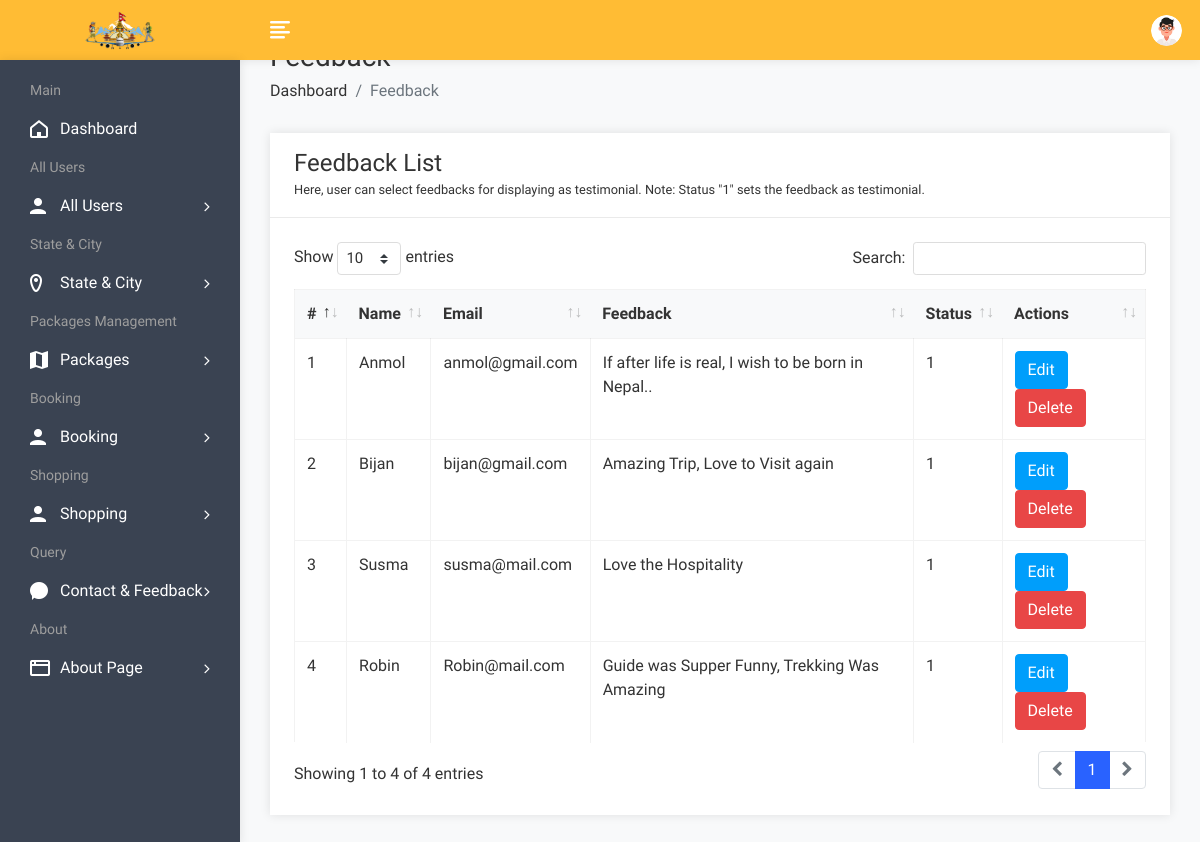
Page /admin/feedbackview.php (signed in) on the committed database.
### tables this page shows
CREATE TABLE `feedback` (
  `fid` int(50) NOT NULL,
  `uid` int(50) NOT NULL,
  `fdescription` varchar(300) NOT NULL,
  `status` int(1) NOT NULL,
  `date` datetime NOT NULL DEFAULT current_timestamp()
);

CREATE TABLE `user` (
  `uid` int(50) NOT NULL,
  `uname` varchar(100) NOT NULL,
  `uemail` varchar(100) NOT NULL,
  `uphone` varchar(20) NOT NULL,
  `upass` varchar(50) NOT NULL,
  `utype` varchar(50) NOT NULL,
  `uimage` varchar(300) NOT NULL
);

### admin/feedbackview.php (the view, shortened to what this page needs)
<!DOCTYPE html>
<html lang="en">
<head>
    <link rel="stylesheet" href="assets/css/bootstrap.min.css">
    <link rel="stylesheet" href="assets/css/font-awesome.min.css">
    <link rel="stylesheet" href="assets/css/feathericon.min.css">
    <link rel="stylesheet" href="assets/plugins/datatables/dataTables.bootstrap4.min.css">
    <link rel="stylesheet" href="assets/plugins/datatables/responsive.bootstrap4.min.css">
    <link rel="stylesheet" href="assets/plugins/datatables/select.bootstrap4.min.css">
    <link rel="stylesheet" href="assets/plugins/datatables/buttons.bootstrap4.min.css">
    <link rel="stylesheet" href="assets/css/style.css">
</head>
<body>
    <?php include("header.php"); ?>
    <div class="page-wrapper">
        <div class="content container-fluid">
            <div class="page-header">
                <div class="row">
                    <div class="col">
                        <h3 class="page-title">Feedback</h3>
                        <ul class="breadcrumb">
                            <li class="breadcrumb-item"><a href="dashboard.php">Dashboard</a></li>
                            <li class="breadcrumb-item active">Feedback</li>
                        </ul>
                    </div>
                </div>
            </div>
            <div class="row">
                <div class="col-sm-12">
                    <div class="card">
                        <div class="card-header">
                            <h4 class="card-title">Feedback List</h4>
                            <small>Here, user can select feedbacks for displaying as testimonial. Note: Status "1" sets
                                the feedback as testimonial.</small>
                        </div>
                        <div class="card-body">
                            <table id="basic-datatable" class="table table-bordered table-hover">
                                <thead>
                                    <tr>
                                        <th>#</th>
                                        <th>Name</th>
                                        <th>Email</th>
                                        <th>Feedback</th>
                                        <th>Status</th>
                                        <th>Actions</th>
                                    </tr>
                                </thead>
                                <tbody>
                                    <?php
                                    $query = mysqli_query($con, "select feedback.*, user.* from feedback,user where feedback.uid=user.uid");
                                    $cnt = 1;
                                    while ($row = mysqli_fetch_array($query)) {
                                    ?>
                                    <tr>
                                        <td><?php echo $cnt; ?></td>
                                        <td><?php echo $row['uname']; ?></td>
                                        <td><?php echo $row['uemail']; ?></td>
                                        <td><?php echo $row['2']; ?></td>
                                        <td><?php echo $row['3']; ?></td>
                                        <td><a href="feedbackedit.php?id=<?php echo $row['0']; ?>"><button
                                                    class="btn btn-info">Edit</button></a>
                                            <a href="feedbackdelete.php?id=<?php echo $row['0']; ?>"><button
                                                    class="btn btn-danger">Delete</button></a>
                                        </td>
                                    </tr>
                                    <?php
                                        $cnt = $cnt + 1;
                                    }
                                    ?>
                                </tbody>
                            </table>
                        </div>
                    </div>
                </div>
            </div>
        </div>
    </div>
</body>
</html>

### rows in the picture
feedback: uid.uname "Anmol", uid.uemail "anmol@gmail.com", fdescription "If after life is real, I wish to be born in Nepal..", status "1"
feedback: uid.uname "Bijan", uid.uemail "bijan@gmail.com", fdescription "Amazing Trip, Love to Visit again", status "1"
feedback: uid.uname "Susma", uid.uemail "susma@mail.com", fdescription "Love the Hospitality", status "1"
feedback: uid.uname "Robin", uid.uemail "Robin@mail.com", fdescription "Guide was Supper Funny, Trekking Was Amazing", status "1"
